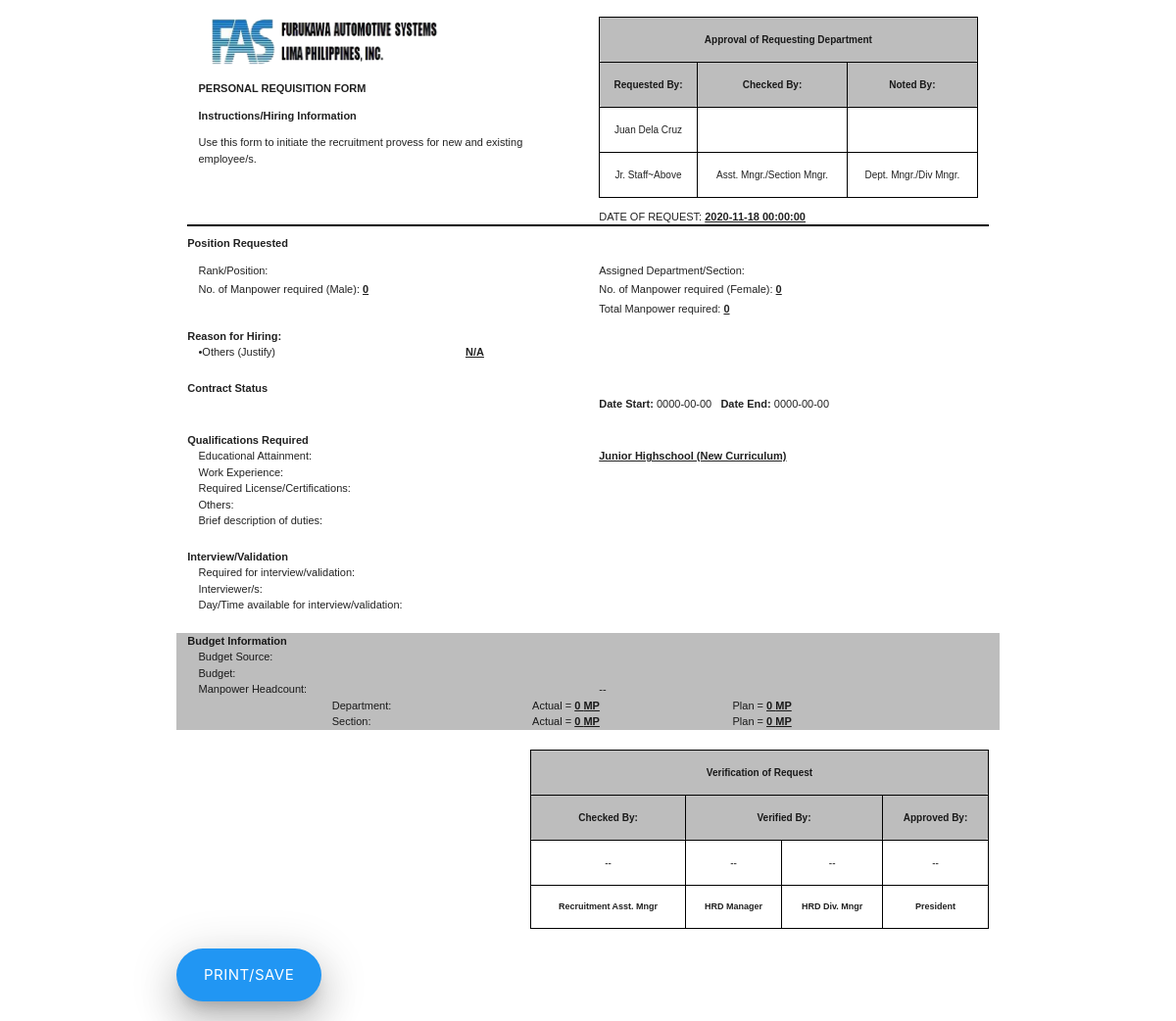
The app's page /Forms/preview_prf.php?id=36 with its own data.
### tables this page shows
CREATE TABLE `tb_request_mp` (
  `id` int(14) NOT NULL,
  `requestor` varchar(500) DEFAULT NULL,
  `requestor_email` varchar(1000) NOT NULL,
  `requesting_position` varchar(200) DEFAULT NULL,
  `assigned_dept` varchar(200) DEFAULT NULL,
  `female_num_mp` int(14) DEFAULT NULL,
  `male_num_mp` int(14) DEFAULT NULL,
  `total_mp` int(14) DEFAULT NULL,
  `contract_status` varchar(500) NOT NULL,
  `date_start` date NOT NULL,
  `date_end` date NOT NULL,
  `education` varchar(1000) NOT NULL,
  `required_license` varchar(1000) NOT NULL,
  `work_exp` varchar(1000) NOT NULL,
  `other_qualification` varchar(1000) NOT NULL,
  `job_duties` varchar(2000) NOT NULL,
  `interview_need` varchar(300) NOT NULL,
  `interviewers` varchar(1000) NOT NULL,
  `availability_for_interview` varchar(1000) NOT NULL,
  `additional_mp` varchar(20) NOT NULL,
  `mp_plan` varchar(20) NOT NULL,
  `reorganization` varchar(20) NOT NULL,
  `promotion` varchar(20) NOT NULL,
  `retirement` varchar(20) NOT NULL,
  `replacement` varchar(20) NOT NULL,
  `replacement_mp_name` varchar(2000) NOT NULL,
  `others` varchar(2000) NOT NULL,
  `budget_source` varchar(200) NOT NULL,
  `budget_status` varchar(200) NOT NULL,
  `actual_mp_dept` int(14) NOT NULL,
  `actual_mp_section` int(14) NOT NULL,
  `plan_mp_dept` int(14) NOT NULL,
  `plan_mp_section` int(14) NOT NULL,
  `approve_check_by` varchar(200) DEFAULT NULL,
  `approve_check_remarks` varchar(100) DEFAULT NULL,
  `approve_noted_by` varchar(200) DEFAULT NULL,
  `approve_noted_remarks` varchar(100) DEFAULT NULL,
  `approval_status` varchar(100) DEFAULT NULL,
  `verify_check_by` varchar(100) DEFAULT NULL,
  `verify_check_remarks` varchar(100) DEFAULT NULL,
  `verify_verifier_manager` varchar(100) DEFAULT NULL,
  `verify_verifier_manager_remarks` varchar(100) DEFAULT NULL,
  `verify_verifier_div_mgr` varchar(100) DEFAULT NULL,
  `verify_verifier_div_mgr_remarks` varchar(100) DEFAULT NULL,
  `cancel_remarks` varchar(1000) DEFAULT NULL,
  `step` varchar(2000) NOT NULL,
  `verification_status` varchar(100) DEFAULT NULL,
  `request_date` datetime NOT NULL
);

### Forms/preview_prf.php (the view, shortened to what this page needs)
<?php
    require_once '../php/Database.php';
    $id = $_GET['id'];
    if(empty($id)){
        echo '<script>window.close()</script>';
    }else{
        $query = "SELECT *FROM tb_request_mp WHERE id = '$id'";
        $stmt = $conn->prepare($query);
        $stmt->execute();
        foreach($stmt->fetchALL() as $x){
            $requestor = $x['requestor'];
            $position = $x['requesting_position'];
            $mp_male_required = $x['male_num_mp'];
            $mp_female_required = $x['female_num_mp'];
            $dept_section = $x['assigned_dept'];
            $educ = $x['education'];
            $work_exp = $x['work_exp'];
            $license = $x['required_license'];
            $other_quali = $x['other_qualification'];
            $duty = $x['job_duties'];
            $interview_req = $x['interview_need'];
            $interviewers = $x['interviewers'];
            $availability_interview = $x['availability_for_interview'];
            $request_date = $x['request_date'];
            $budget_source = $x['budget_source'];
            $budget_status = $x['budget_status'];
            $actual_dept = $x['actual_mp_dept'];
            $actual_section = $x['actual_mp_section'];
            $plan_mp_dept = $x['plan_mp_dept'];
            $plan_mp_section = $x['plan_mp_section'];
            $other_reason = $x['others'];
            if($other_reason == ''){
                $other_reason = 'N/A';
            }
        }
    }
?>
<!DOCTYPE html>
<html lang="en">
<head>
    <link rel="stylesheet" href="../node_modules/materialize-css/dist/css/materialize.min.css">
</head>
<body>
    <div class="row container">
        <br>
        <div class="col s12">
            <div class="col s6">
            <img src="../Img/FAS.png" alt="FAS logo" width="250" height="50">
                <p><b>PERSONAL REQUISITION FORM</b></p>
                <b>Instructions/Hiring Information</b>
                <p>Use this form to initiate the recruitment provess for new and existing employee/s.</p>
            </div>
            <div class="col s6">
                <table class="centered" style="border:1.5px solid black;" cellpadding="0">
                    <tr style="border:1.5px solid black;" class="#bdbdbd grey lighten-1">
                        <td colspan="3" style="font-weight:bold;font-size:10px;">Approval of Requesting Department</td>
                    </tr>
                    <tr style="border:1.5px solid black;font-size:12px;" class="#bdbdbd grey lighten-1">
                        <td style="border:1.5px solid black;font-weight:bold;">Requested By:</td>
                        <td style="border:1.5px solid black;font-weight:bold;">Checked By:</td>
                        <td style="border:1.5px solid black;font-weight:bold;">Noted By:</td>
                    </tr>
                    <tr>
                        <td style="border:1.5px solid black;"><?=$requestor;?></td>
                        <td style="border:1.5px solid black;"></td>
                        <td style="border:1.5px solid black;"></td>
                    </tr>
                    <tr style="font-size:10px;">
                        <td style="border:1.5px solid black;">Jr. Staff~Above</td>
                        <td style="border:1.5px solid black;">Asst. Mngr./Section Mngr.</td>
                        <td style="border:1.5px solid black;">Dept. Mngr./Div Mngr.</td>
                    </tr>
                </table>
                <p>DATE OF REQUEST: <u><?=$request_date;?></u></p>
            </div>
        </div>
        <div class="col s12" style="margin-top:-2%;">
            <hr style="border:1px solid black;">
        </div>
        <div class="col s12">
            <b>Position Requested</b>
        </div>
        <div class="col s12">
            <div class="col s6">
                <p>Rank/Position: <u><?=$position;?></u></p>
                <p style="margin-top:-2%;">No. of Manpower required (Male): <u><?=$mp_male_required;?></u></p>
            </div>
            <div class="col s6">
                <p>Assigned Department/Section: <u><?=$dept_section;?></u></p>
                <p style="margin-top:-2%;">No. of Manpower required (Female): <u><?=$mp_female_required;?></u></p>
                <p style="margin-top:-2%;">Total Manpower required: <u><?=$mp_male_required + $mp_female_required;?></u></p>
            </div>
        </div>
        <div class="col s12"><b>Reason for Hiring:</b></div>
        <div class="col s12">
            <div class="row">
            <div class="col s12">
                <div class="col s4">&bullet;Others (Justify)</div>
                <div class="col s8"><u><?=$other_reason;?></u></div>
            </div>
            </div>
        </div>
        <div class="row">
            <div class="col s12"><b>Contract Status</b></div>
            <div class="col s6">
            </div>
            <div class="col s6">
                <b>Date Start:</b> 0000-00-00 <b> &nbsp; Date End:</b> 0000-00-00
            </div>
        </div>
        <div class="row">
            <div class="col s12"><b>Qualifications Required</b></div>
        <div class="col s12">
           <div class="col s6">Educational Attainment:</div>
           <div class="col s6"><u><?=$educ;?></u></div>
        </div>
        <div class="col s12">
           <div class="col s6">Work Experience:</div>
           <div class="col s6"><u><?=$work_exp; ?></u></div>
        </div>
        <div class="col s12">
           <div class="col s6">Required License/Certifications:</div>
           <div class="col s6"><u><?=$license;?></u></div>
        </div>
        <div class="col s12">
           <div class="col s6">Others:</div>
           <div class="col s6"><u><?=$other_quali;?></u></div>
        </div>
        <div class="col s12">
           <div class="col s6">Brief description of duties:</div>
           <div class="col s6"><u><?=$duty;?></u></div>
        </div>
    </div>
        <div class="row">
            <div class="col s12"><b>Interview/Validation</b></div>
        <div class="col s12">
           <div class="col s6">Required for interview/validation:</div>
           <div class="col s6"><u><?=$interview_req;?></u></div>
        </div>
        <div class="col s12">
           <div class="col s6">Interviewer/s:</div>
           <div class="col s6"><u><?=$interviewers;?></u></div>
        </div>
        <div class="col s12">
           <div class="col s6">Day/Time available for interview/validation:</div>
           <div class="col s6"><u><?=$availability_interview;?></u></div>
        </div>
        </div>
    <div class="row #bdbdbd grey lighten-1">
        <div class="col s12"><b>Budget Information</b></div>
        <div class="col s12">
           <div class="col s6">Budget Source:</div>
           <div class="col s6"><u><?=$budget_source;?></u></div>
        </div>
        <div class="col s12">
           <div class="col s6">Budget:</div>
           <div class="col s6"><u><?=$budget_status;?></u></div>
        </div>
        <div class="col s12">
           <div class="col s6">Manpower Headcount:</div>
           <div class="col s6">--</div>
        </div>
        <div class="col s12">
            <div class="col s2"></div>
            <div class="col s3">Department:</div>
            <div class="col s3">Actual = <u><?=$actual_dept;?> MP</u></div>
            <div class="col s4">Plan = <u><?=$plan_mp_dept;?> MP</u></div>
        </div>
        <div class="col s12">
            <div class="col s2"></div>
            <div class="col s3">Section:</div>
            <div class="col s3">Actual = <u><?=$actual_section;?> MP</u></div>
            <div class="col s4">Plan = <u><?=$plan_mp_section;?> MP</u></div>
        </div>
    </div>
    <div class="row">
        <div class="co s12">
            <div class="col s5"></div>
            <div class="col s7">
                <table class="centered" style="border:1px solid black;" cellpadding="0" cellspacing="0">
                    <tr class="#bdbdbd grey lighten-1">
                        <td colspan="4" style="border:1px solid black;font-weight:bold;">Verification of Request</td>
                    </tr>
                    <tr class="#bdbdbd grey lighten-1">
                        <td style="border:1px solid black;font-weight:bold;">Checked By:</td>
                        <td colspan="2" style="border:1px solid black;font-weight:bold;">Verified By:</td>
                        <td style="border:1px solid black;font-weight:bold;">Approved By:</td>
                    </tr>
                    <tr>
                        <td style="border:1px solid black;">--</td>
                        <td style="border:1px solid black;">--</td>
                        <td style="border:1px solid black;">--</td>
                        <td style="border:1px solid black;">--</td>
                    </tr>
                    <tr>
                        <td style="border:1px solid black;font-weight:bold;font-size:9px;">Recruitment Asst. Mngr</td>
                        <td style="border:1px solid black;font-weight:bold;font-size:9px;">HRD Manager</td>
                        <td style="border:1px solid black;font-weight:bold;font-size:9px;">HRD Div. Mngr</td>
                        <td style="border:1px solid black;font-weight:bold;font-size:9px;">President</td>
                    </tr>
                </table>
            </div>
        </div>
    </div>
    <button class="btn-large blue z-depth-5" id="print_btn" onclick="print_docs()" style="border-radius:30px;">Print/Save</button>
    </div>
</body>
</html>

### Forms/preview_prf.php (style rules this page uses)
body { font-family:arial; font-size:11px; }
td { font-size:10px; }
u { font-weight:bold; }

### records on screen
tb_request_mp: requestor "Juan Dela Cruz", request_date "2020-11-18 00:00:00", male_num_mp "0", female_num_mp "0", $mp_male_required + $mp_female_required "0", others "N/A", education "Junior Highschool (New Curriculum)", actual_mp_dept "0", plan_mp_dept "0", actual_mp_section "0", plan_mp_section "0"
